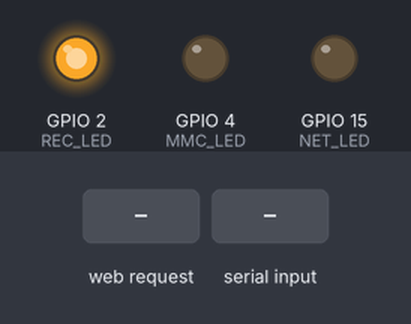
Bench run of a sketch on a simulated ESP32. Parts: output pins drawn as LEDs (lit = HIGH). Inputs (shaded band) come from the test bench. Storage starts empty; what the sketch prints to the serial monitor is not drawn.

Above: at 1.2 s.
1.3 s: HTTP request GET /delete received
4.3 s: "1" received over the second serial link
Timing chart, 0 to 13.3 s (numbered marks = the images above; inputs shaded):
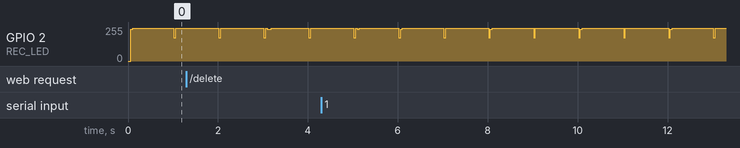

The sketch:

ECU_SDLOG_HTTP.ino
```cpp
#include "FS.h"
#include "SD.h"
#include "SPI.h"

// ============================================================================

#include "WiFi.h"
#include "ESPAsyncWebServer.h"

// ============================================================================

// Set up a buffer to hold the received data packet
#define PACKET_SIZE 256 //82
char dataPacket[PACKET_SIZE + 1];  // +1 for null termination
const char* csvData;
String packet;

// ============================================================================

const char* ssid = "ECU_dataLogger";
const char* password = "44445555";

// Create AsyncWebServer object on port 80
AsyncWebServer server(80);

// ============================================================================

unsigned long previousMillis = 0;  // Stores last time the message was sent
const long interval = 1000;  // Interval in milliseconds

// ============================================================================

#define NET_LED 15
#define REC_LED 2
#define MMC_LED 4

// ============================================================================


// Delete file
void deleteFile(fs::FS &fs, const char *path) {
  Serial.printf("Deleting file: %s\r\n", path);
  if (fs.remove(path)) {
    Serial.println("- file deleted");
  } else {
    Serial.println("- delete failed");
  }
}


void setup() {

    pinMode(NET_LED, OUTPUT);
    pinMode(REC_LED, OUTPUT);
    pinMode(MMC_LED, OUTPUT);

    Serial.begin(115200, SERIAL_8N1); // 9600 baud rate, 8 data bits, no parity, 1 stop bit
    while (!Serial);
    Serial2.begin(115200, SERIAL_8N1, 16, 17); // 9600 baud rate, 8 data bits, no parity, 1 stop bit
    while (!Serial2);
    // ============================================================================

#ifdef REASSIGN_PINS
    SPI.begin(sck, miso, mosi, cs);
    if (!SD.begin(cs)) {
#else
    if (!SD.begin()) {
#endif
        Serial.println("Card Mount Failed");
        return;
    }

    uint8_t cardType = SD.cardType();
    if (cardType == CARD_NONE) {
        Serial.println("No SD card attached");
        return;
    }

    Serial.print("SD Card Type: ");
    if (cardType == CARD_MMC) {
        Serial.println("MMC");
    } else if (cardType == CARD_SD) {
        Serial.println("SDSC");
    } else if (cardType == CARD_SDHC) {
        Serial.println("SDHC");
    } else {
        Serial.println("UNKNOWN");
    }

    // Setting the ESP as an access point
    Serial.println("Setting AP (Access Point)…");
    // You can remove the password parameter if you want the AP to be open.
    // a valid password must have more than 7 characters
    if (!WiFi.softAP(ssid, password)) {
      log_e("Soft AP creation failed.");
      while (1);
    }
    IPAddress myIP = WiFi.softAPIP();
    Serial.print("AP IP address: ");
    Serial.println(myIP);

    // Handle the root URL
    server.on("/", HTTP_GET, [](AsyncWebServerRequest *request) {
      request->send(SD, "/index.html", "text/html");
    });

    // Handle the download button
  server.on("/download", HTTP_GET, [](AsyncWebServerRequest *request) {
    request->send(SD, "/hello.txt", String(), true);
  });

  // Handle the View Data button
  server.on("/view-data", HTTP_GET, [](AsyncWebServerRequest *request) {
    request->send(SD, "/hello.txt", "text/plain", false);
  });

  // Handle the delete button
  server.on("/delete", HTTP_GET, [](AsyncWebServerRequest *request) {
    deleteFile(SD, "/hello.txt");
    request->send(200, "text/plain", "data.txt was deleted.");
  });

    server.on("/data", HTTP_GET, [](AsyncWebServerRequest *request) {
        request->send_P(200, "text/plain", packet.c_str());
    });

    // Start server
    server.begin();
}

// ============================================================================

void appendFile(fs::FS &fs, const char *path, const char *message) {
    Serial.printf("Appending to file: %s\n", path);
    File file = fs.open(path, FILE_APPEND);
    if (!file) {
        Serial.println("Failed to open file for appending");
        return;
    }
    if (file.print(message)) {
        Serial.println("Message appended");
        digitalWrite(MMC_LED, HIGH);  // GET /L turns the LED off
    } else {
        Serial.println("Append failed");
    }
    file.close();
}

//void ECUdata() {
//    digitalWrite(REC_LED, LOW);  // GET /L turns the LED off
//    unsigned long currentMillis = millis();
//    if (currentMillis - previousMillis >= interval) {
//        previousMillis = currentMillis;  // Update last sent time
//        // Send the character 'a' to request a data packet
//        Serial2.println("a");  // Send "a" via Serial2
//        Serial.println("Sent: a");  // Debug output in Serial Monitor
//    }
//    if (Serial2.available()) {
//    digitalWrite(REC_LED, HIGH);  // GET /L turns the LED off
//    // Read the 82-byte data packet from the SoftwareSerial
//    size_t bytesRead = Serial2.readBytes(dataPacket, PACKET_SIZE);
//    dataPacket[bytesRead] = '\0';  // Ensure null-termination
//    Serial.println(dataPacket);
//    csvData = dataPacket;  // Assign pointer
//    appendFile(SD, "/hello.txt", csvData);
//    }
//    digitalWrite(MMC_LED, LOW);  // GET /L turns the LED off
//}

void ECUdata() {
    digitalWrite(REC_LED, LOW);  // GET /L turns the LED off
    unsigned long currentMillis = millis();
    if (currentMillis - previousMillis >= interval) {
        previousMillis = currentMillis;  // Update last sent time
        // Send the character 'a' to request a data packet
        Serial2.write("a");  // Send "a" via Serial2
//        Serial.println("Sent: a");  // Debug output in Serial Monitor
        Serial.println(packet);
        appendFile(SD, "/hello.txt", packet.c_str());
    }
    static String hexData = "";
    digitalWrite(REC_LED, HIGH);  // GET /L turns the LED off
    // Read the 82-byte data packet from the SoftwareSerial
    while (Serial2.available()) {byte data = Serial2.read();hexData += (data < 0x10 ? "0" : "") + String(data, HEX) + " ";}
    if (!hexData.isEmpty()) {Serial.println("ECU Response: " + hexData); packet= hexData; hexData = "";}  // Clear after printing
    digitalWrite(MMC_LED, LOW);  // GET /L turns the LED off
}

void loop() {
    ECUdata();
    int numClients = WiFi.softAPgetStationNum();  // Get number of connected clients
//    Serial.print("Connected Clients: ");
//    Serial.println(numClients);
    if (numClients > 0) {
//        Serial.println("At least one client is connected!");
        digitalWrite(NET_LED, HIGH);  // GET /L turns the LED off
    } else {
//      Serial.println("No clients connected.");
        digitalWrite(NET_LED, LOW);  // GET /L turns the LED off
    }
}
```
